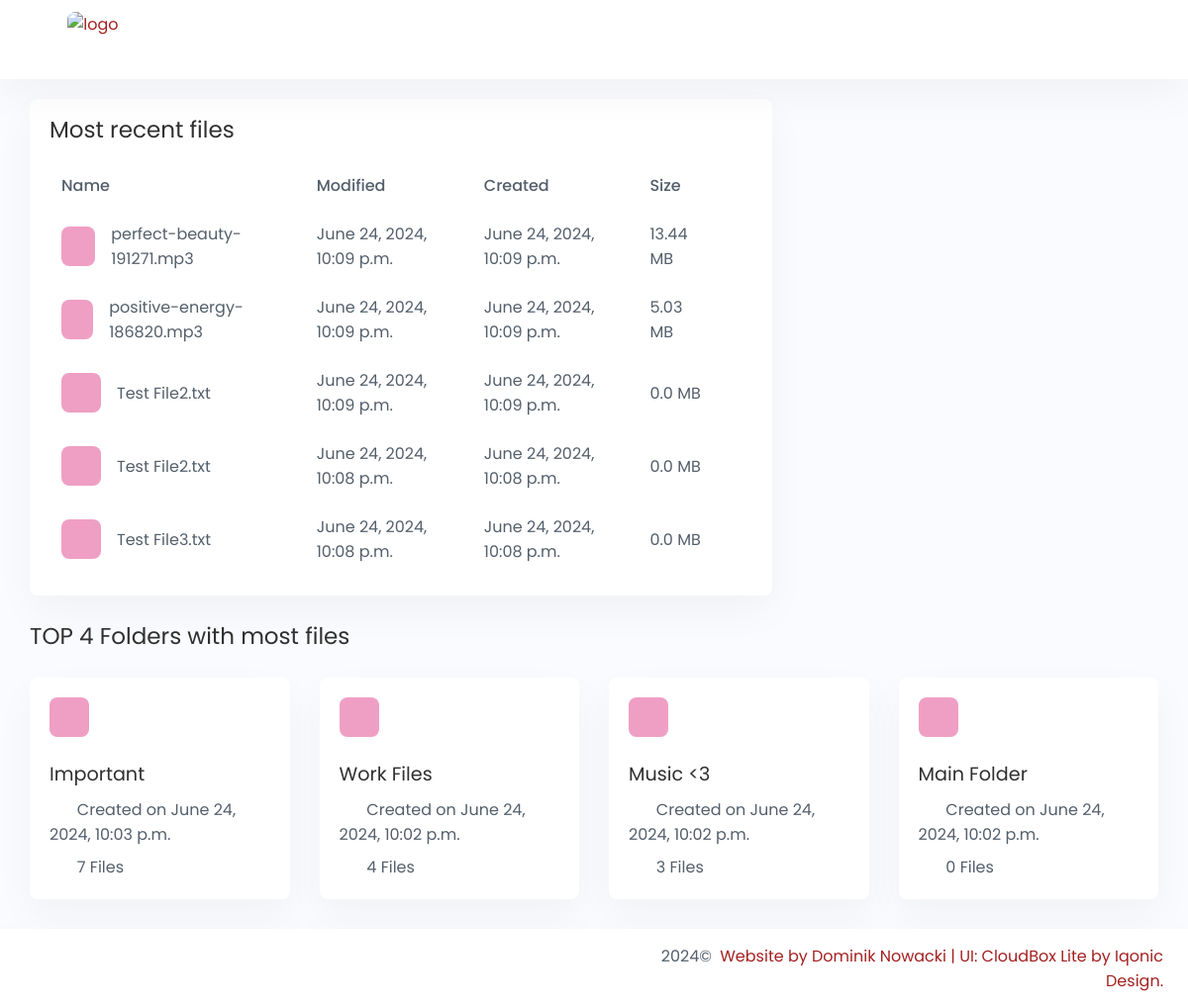
The page / (signed in) on the database its author committed.
### storage/models.py (models this page shows, shortened)
class File(models.Model):
    id = models.UUIDField(primary_key=True, default=generate_uuid, editable=False)
    name = models.CharField(max_length=200)
    user = models.ForeignKey(User, on_delete=models.CASCADE)
    def generate_filename(self, filename):
        return os.path.join(f"files/{self.user.id}/", self.id)
    content = models.FileField(blank=False, null=False,upload_to=generate_filename)
    created = models.DateTimeField(auto_now_add=True)
    modified = models.DateTimeField(auto_now_add=True)
    extension = models.CharField(max_length=10)
    size = models.IntegerField()
    folder = models.ForeignKey(Folder, on_delete=models.CASCADE, null=True)
    @property
    def get_size_MB(self) -> int:
        return round(self.size/1024/1024, 2)
    @property
    def get_full_name(self) -> str:
        return f"{self.name}{self.extension}"
    class Meta:
        ordering = ['name']

class Folder(models.Model):
    id = models.UUIDField(primary_key=True, default=uuid4, editable=False)
    name = models.CharField(max_length=200)
    created = models.DateTimeField(auto_now_add=True)
    files_count = models.IntegerField(default=0)
    user = models.ForeignKey(User, on_delete=models.CASCADE)
    class Meta:
        ordering = ['name']

### storage/views.py (the view)
# urls.py: path('',views.homeView,name='homeView'),
@login_required(login_url='login')
def homeView(request):
    folders = Folder.objects.filter(
        Q(user__exact=request.user)
    ).order_by('-files_count')[:4]
    files = File.objects.filter(
        Q(user__exact=request.user)
    ).order_by('-modified')[:5]
    context = {'folders':folders,'files':files}
    context.update(getDriveSpaceInfo())
    return render(request, 'home.html',context=context)

### storage/views.py (called while the page is built)
def getDirSize(start_path = '.'):
    total_size = 0
    for dirpath, dirnames, filenames in os.walk(start_path):
        for f in filenames:
            fp = os.path.join(dirpath, f)
            if not os.path.islink(fp):
                total_size += os.path.getsize(fp)
    return total_size

def getDriveSpaceInfo():
    totalSpace = 5.00 # GB
    usedSpace = round((getDirSize(os.path.join(settings.MEDIA_ROOT, os.path.join(f"files/"))))/1024/1024/1024,2)
    freeSpace = round(totalSpace - usedSpace,2)
    percent = (usedSpace/totalSpace) * 100
    return {'total':totalSpace,'used':usedSpace,'free':freeSpace,'percent':percent}

### storage/templates/home.html (shortened to what this page needs)
{% extends 'main.html' %}
{% load static %}
{% block body %}
<div class="content-page">
    <div class="container-fluid">
        <div class="row">
            <div class="col-lg-8 col-xl-8">
                <div class="card card-block card-stretch card-height files-table">
                    <div class="card-header d-flex justify-content-between">
                        <div class="header-title">
                            <h4 class="card-title">Most recent files</h4>
                        </div>
                    </div>
                    <div class="card-body pt-0">
                        <div class="table-responsive">
                            <table class="table mb-0 table-borderless tbl-server-info">
                            <thead>
                                <tr>
                                    <th scope="col">Name</th>
                                    <th scope="col">Modified</th>
                                    <th scope="col">Created</th>
                                    <th scope="col">Size</th>
                                    <th scope="col"></th>
                                </tr>
                            </thead>
                            <tbody>
                                {% for file in files %}
                                    <tr>
                                        <td>
                                            <div class="d-flex align-items-center">
                                                <div class="icon-small bg-danger rounded mr-3">
                                                    <i class="ri-file-excel-line"></i>
                                                </div>
                                                <div style="cursor: pointer;">{{file.get_full_name}}</div>
                                            </div>
                                        </td>
                                        <td>{{file.modified}}</td>
                                        <td>{{file.created}}</td>
                                        <td>{{file.get_size_MB}} MB</td>
                                        <td>
                                            <div class="dropdown">
                                                <span class="dropdown-toggle" id="dropdownMenuButton6" data-toggle="dropdown">
                                                    <i class="ri-more-fill"></i>
                                                </span>
                                            </div>
                                        </td>
                                    </tr>
                                {% endfor %}
                            </tbody>
                            </table>
                        </div>
                    </div>
                </div>
            </div>
            <div class="col-lg-12">
                <div class="card card-block card-stretch card-transparent">
                    <div class="card-header d-flex justify-content-between pb-0">
                        <div class="header-title">
                            <h4 class="card-title">TOP 4 Folders with most files</h4>
                        </div>
                    </div>
                </div>
            </div>
            {% for folder in folders %}
                <div class="col-md-6 col-sm-6 col-lg-3">
                    <div class="card card-block card-stretch card-height">
                        <div class="card-body">
                                <div class="d-flex justify-content-between">
                                    <a href="{% url 'singleFolder' folder.id %}" class="folder">
                                        <div class="icon-small bg-danger rounded mb-4">
                                            <i class="ri-file-copy-line"></i>
                                        </div>
                                    </a>
                                    <div class="card-header-toolbar">
                                        <div class="dropdown">
                                            <span class="dropdown-toggle" id="dropdownMenuButton2" data-toggle="dropdown">
                                                <i class="ri-more-2-fill"></i>
                                            </span>
                                        </div>
                                    </div>
                                </div>
                                <a href="{% url 'singleFolder' folder.id %}" class="folder">
                                    <h5 class="mb-2">{{folder.name}}</h5>
                                    <p class="mb-2"><i class="lar la-clock text-danger mr-2 font-size-20"></i> Created on {{folder.created}}</p>
                                    <p class="mb-0"><i class="las la-file-alt text-danger mr-2 font-size-20"></i>  {{folder.files_count}} File{{folder.files_count|pluralize}}</p>
                                </a>
                        </div>
                    </div>
                </div>
            {% endfor %}
        </div>
    </div>
  </div>
{% endblock body %}

### rows shown on the page
File: get_full_name "perfect-beauty-191271.mp3", modified "June 24, 2024, 10:09 p.m.", created "June 24, 2024, 10:09 p.m.", get_size_MB "13.44"
File: get_full_name "positive-energy-186820.mp3", modified "June 24, 2024, 10:09 p.m.", created "June 24, 2024, 10:09 p.m.", get_size_MB "5.03"
File: get_full_name "Test File2.txt", modified "June 24, 2024, 10:09 p.m.", created "June 24, 2024, 10:09 p.m.", get_size_MB "0.0"
File: get_full_name "Test File2.txt", modified "June 24, 2024, 10:08 p.m.", created "June 24, 2024, 10:08 p.m.", get_size_MB "0.0"
File: get_full_name "Test File3.txt", modified "June 24, 2024, 10:08 p.m.", created "June 24, 2024, 10:08 p.m.", get_size_MB "0.0"
Folder: name "Important", created "June 24, 2024, 10:03 p.m.", files_count "7"
Folder: name "Work Files", created "June 24, 2024, 10:02 p.m.", files_count "4"
Folder: name "Music <3", created "June 24, 2024, 10:02 p.m.", files_count "3"
Folder: name "Main Folder", created "June 24, 2024, 10:02 p.m.", files_count "0"
